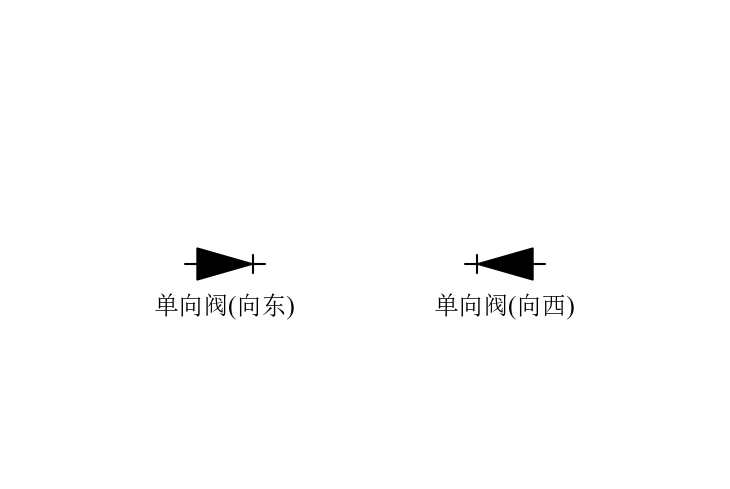

Write the Python code that produced this figure.
# -*- coding: utf-8 -*-
"""示例:单向阀图元 —— 实心三角指向流通方向 + 尖端挡条,方向可选。"""
import os
import sys

sys.path.insert(0, os.path.dirname(os.path.dirname(os.path.abspath(__file__))))

from cycleplot import Diagram, parts, use_font

use_font()

d = Diagram(width=720, height=480)
d.add(parts.check_valve, "单向阀(向东)", loc=(220, 260))
d.add(parts.check_valve_w, "单向阀(向西)", loc=(500, 260))

out = os.path.join(os.path.dirname(os.path.abspath(__file__)),
                   "check_valve_demo.png")
d.save(out)
print("已生成:", out)
